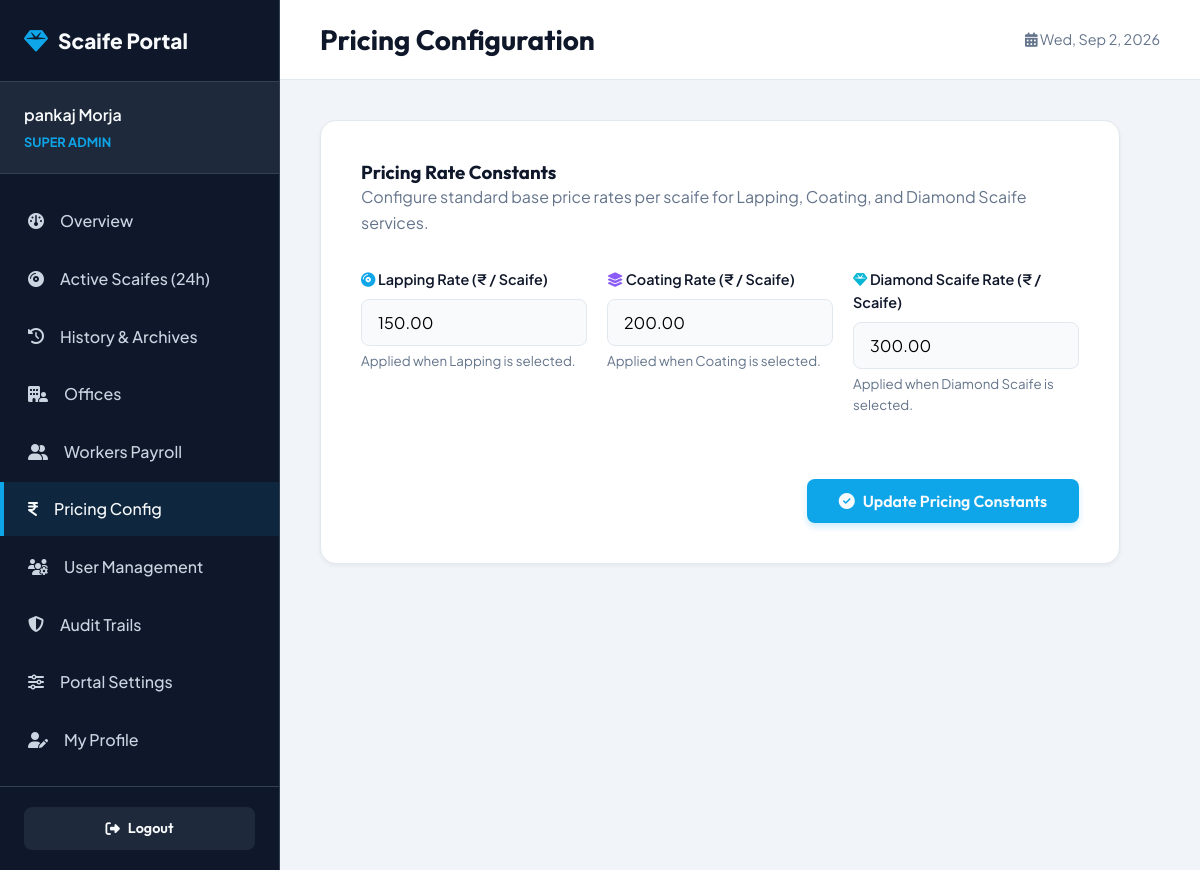
The app's page /dashboard/pricing/ (signed in) with its own data.
### core/models.py (models this page shows, shortened)
class UserProfile(models.Model):
    ROLE_CHOICES = [
        ('admin', 'Super Admin'),
        ('manager', 'Office Manager'),
        ('worker', 'Office Worker'),
    ]
    user = models.OneToOneField(User, on_delete=models.CASCADE, related_name='profile')
    role = models.CharField(max_length=20, choices=ROLE_CHOICES, default='worker')
    office = models.ForeignKey(Office, on_delete=models.SET_NULL, null=True, blank=True, related_name='staff')

class PricingConfig(models.Model):
    lapping_rate = models.DecimalField(max_digits=10, decimal_places=2, default=150.00, help_text="Lapping rate per scaife (INR)")
    coating_rate = models.DecimalField(max_digits=10, decimal_places=2, default=200.00, help_text="Coating rate per scaife (INR)")
    diamond_scaife_rate = models.DecimalField(max_digits=10, decimal_places=2, default=300.00, help_text="Diamond Scaife rate per scaife (INR)")
    @classmethod
    def get_solo(cls):
        obj, created = cls.objects.get_or_create(id=1)
        return obj

### core/views.py (the view)
    def _wrapped_view_func(request, *args, **kwargs):
        if not request.user.is_authenticated:
            return redirect('login')
        if request.user.profile.role != 'admin':
            messages.error(request, "Access denied. Administrator privileges required.")
            return redirect('overview')
        return view_func(request, *args, **kwargs)

### core/forms.py
class PricingConfigForm(forms.ModelForm):
    class Meta:
        model = PricingConfig
        fields = ['lapping_rate', 'coating_rate', 'diamond_scaife_rate']

### core/context_processors.py (called while the page is built)
def branding_context(request):
    try:
        settings = BrandingSettings.get_solo()
    except Exception:
        settings = None
    return {'branding': settings}

### core/models.py (called while the page is built)
    @classmethod
    def get_solo(cls):
        obj, created = cls.objects.get_or_create(id=1)
        return obj

### core/views.py (called while the page is built)
def admin_only(view_func):
    def _wrapped_view_func(request, *args, **kwargs):
        if not request.user.is_authenticated:
            return redirect('login')
        if request.user.profile.role != 'admin':
            messages.error(request, "Access denied. Administrator privileges required.")
            return redirect('overview')
        return view_func(request, *args, **kwargs)
    return _wrapped_view_func

@login_required
@admin_only
def pricing_edit(request):
    pricing = PricingConfig.get_solo()
    if request.method == 'POST':
        form = PricingConfigForm(request.POST, instance=pricing)
        if form.is_valid():
            form.save()
            log_action(
                user=request.user,
                action_type="UPDATE",
                model_name="PricingConfig",
                object_repr="Pricing Configuration",
                details="Lapping/Coating rate constants altered."
            )
            messages.success(request, "Pricing configuration updated successfully.")
            return redirect('overview')
    else:
        form = PricingConfigForm(instance=pricing)
    return render(request, 'dashboard/pricing_form.html', {'form': form})

### core/templates/dashboard/pricing_form.html (shortened to what this page needs)
{% extends 'dashboard/dashboard_base.html' %}
{% block db_page_title %}Pricing Configuration{% endblock %}
{% block db_content %}
<div class="db-card-form">
    <div style="margin-bottom: 32px;">
        <h3>Pricing Rate Constants</h3>
        <p style="color: var(--txt-dark-400);">Configure standard base price rates per scaife for Lapping, Coating, and Diamond Scaife services.</p>
    </div>
    <form method="POST">
        <div class="form-grid-2" style="grid-template-columns: repeat(auto-fit, minmax(220px, 1fr)); gap: 20px;">
            <div class="form-group">
                <label for="id_lapping_rate"><i class="fa-solid fa-compact-disc" style="color: var(--clr-primary);"></i> Lapping Rate (₹ / Scaife)</label>
                <input type="number" step="0.01" name="lapping_rate" id="id_lapping_rate" value="{{ form.lapping_rate.value }}" class="form-control" required placeholder="150.00">
                <small style="color: var(--txt-dark-400); display: block; margin-top: 4px;">Applied when Lapping is selected.</small>
            </div>
            <div class="form-group">
                <label for="id_coating_rate"><i class="fa-solid fa-layer-group" style="color: #8b5cf6;"></i> Coating Rate (₹ / Scaife)</label>
                <input type="number" step="0.01" name="coating_rate" id="id_coating_rate" value="{{ form.coating_rate.value }}" class="form-control" required placeholder="200.00">
                <small style="color: var(--txt-dark-400); display: block; margin-top: 4px;">Applied when Coating is selected.</small>
            </div>
            <div class="form-group">
                <label for="id_diamond_scaife_rate"><i class="fa-solid fa-gem" style="color: #06b6d4;"></i> Diamond Scaife Rate (₹ / Scaife)</label>
                <input type="number" step="0.01" name="diamond_scaife_rate" id="id_diamond_scaife_rate" value="{{ form.diamond_scaife_rate.value|default:'300.00' }}" class="form-control" required placeholder="300.00">
                <small style="color: var(--txt-dark-400); display: block; margin-top: 4px;">Applied when Diamond Scaife is selected.</small>
            </div>
        </div>
        <div style="display: flex; gap: 16px; margin-top: 40px; justify-content: flex-end;">
            <button type="submit" class="btn btn-primary" style="padding: 12px 32px;">
                <i class="fa-solid fa-circle-check"></i> Update Pricing Constants
            </button>
        </div>
    </form>
</div>
{% endblock %}

### core/templates/dashboard/dashboard_base.html (shortened to what this page needs)
{% load static %}
<!DOCTYPE html>
<html lang="en">
<head>
    <link rel="stylesheet" href="{% static 'css/styles.css' %}">
    <link rel="stylesheet" href="https://cdnjs.cloudflare.com/ajax/libs/font-awesome/6.4.0/css/all.min.css">
</head>
<body class="dashboard-wrapper">
    <aside class="db-sidebar">
        <div class="sidebar-header">
            <a href="{% url 'home' %}" style="display: flex; align-items: center; gap: 10px;">
                {% if branding and branding.logo %}
                    <img src="{{ branding.logo.url }}" alt="{{ branding.company_name }}" style="height: 36px; object-fit: contain;">
                {% else %}
                    <i class="fa-solid fa-gem" style="color: var(--clr-primary); font-size: 1.5rem;"></i>
                {% endif %}
                <span class="sidebar-logo-text">Scaife Portal</span>
            </a>
        </div>
        <div class="sidebar-user">
            <span class="user-name">{{ user.first_name }} {{ user.last_name }}</span>
            <span class="user-role">{{ user.profile.get_role_display }}</span>
        </div>
        <ul class="sidebar-menu">
            <li class="sidebar-item {% if request.resolver_match.url_name == 'overview' %}active{% endif %}">
                <a href="{% url 'overview' %}"><i class="fa-solid fa-gauge"></i> Overview</a>
            </li>
            <li class="sidebar-item {% if request.resolver_match.url_name == 'scaife_list' %}active{% endif %}">
                <a href="{% url 'scaife_list' %}"><i class="fa-solid fa-compact-disc"></i> Active Scaifes (24h)</a>
            </li>
            <li class="sidebar-item {% if request.resolver_match.url_name == 'scaife_history' %}active{% endif %}">
                <a href="{% url 'scaife_history' %}"><i class="fa-solid fa-clock-rotate-left"></i> History & Archives</a>
            </li>
            {% if user.profile.role == 'admin' %}
                <li class="sidebar-item {% if 'offices' in request.path %}active{% endif %}">
                    <a href="{% url 'office_list' %}"><i class="fa-solid fa-building-user"></i> Offices</a>
                </li>
                <li class="sidebar-item {% if 'workers' in request.path %}active{% endif %}">
                    <a href="{% url 'worker_list' %}"><i class="fa-solid fa-user-group"></i> Workers Payroll</a>
                </li>
                <li class="sidebar-item {% if 'pricing' in request.path %}active{% endif %}">
                    <a href="{% url 'pricing_edit' %}"><i class="fa-solid fa-indian-rupee-sign"></i> Pricing Config</a>
                </li>
                <li class="sidebar-item {% if 'users' in request.path %}active{% endif %}">
                    <a href="{% url 'user_list' %}"><i class="fa-solid fa-users-gear"></i> User Management</a>
                </li>
                <li class="sidebar-item {% if 'logs' in request.path %}active{% endif %}">
                    <a href="{% url 'activity_logs' %}"><i class="fa-solid fa-shield-halved"></i> Audit Trails</a>
                </li>
                <li class="sidebar-item {% if 'settings' in request.path and 'profile' not in request.path %}active{% endif %}">
                    <a href="{% url 'settings_edit' %}"><i class="fa-solid fa-sliders"></i> Portal Settings</a>
                </li>
            {% endif %}
            <li class="sidebar-item {% if 'profile' in request.path %}active{% endif %}">
                <a href="{% url 'profile_edit' %}"><i class="fa-solid fa-user-pen"></i> My Profile</a>
            </li>
        </ul>
        <div class="sidebar-footer">
            <a href="{% url 'logout' %}" class="btn btn-dark" style="width: 100%; font-size: 0.9rem; padding: 10px;">
                <i class="fa-solid fa-right-from-bracket"></i> Logout
            </a>
        </div>
    </aside>
    <div class="db-main">
        <header class="db-header">
            <div style="display: flex; align-items: center; gap: 16px;">
                <div class="db-title">
                    <h1>{% block db_page_title %}Overview{% endblock %}</h1>
                </div>
            </div>
            <div class="db-header-actions">
                <span style="font-size: 0.9rem; color: var(--txt-dark-400);">
                    <i class="fa-solid fa-calendar-days"></i> <span id="current-date"></span>
                </span>
            </div>
        </header>
        <main class="db-content">
            {% block db_content %}{% endblock %}
        </main>
    </div>
</body>
</html>

### records on screen
PricingConfig: lapping_rate "150.00", coating_rate "200.00", diamond_scaife_rate "300.00"

### other values on screen
{{ user.first_name }} "pankaj"
{{ user.last_name }} "Morja"
{{ user.profile.get_role_display }} "SUPER ADMIN"
